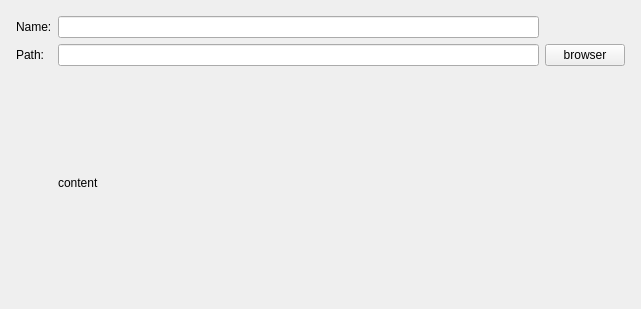
<?xml version="1.0" encoding="UTF-8"?>
<ui version="4.0">
 <class>ProSetPage</class>
 <widget class="QWizardPage" name="ProSetPage">
  <property name="geometry">
   <rect>
    <x>0</x>
    <y>0</y>
    <width>641</width>
    <height>309</height>
   </rect>
  </property>
  <property name="sizePolicy">
   <sizepolicy hsizetype="Preferred" vsizetype="Preferred">
    <horstretch>0</horstretch>
    <verstretch>0</verstretch>
   </sizepolicy>
  </property>
  <property name="windowTitle">
   <string>WizardPage</string>
  </property>
  <layout class="QGridLayout" name="gridLayout_2">
   <item row="0" column="0">
    <layout class="QGridLayout" name="gridLayout">
     <property name="leftMargin">
      <number>5</number>
     </property>
     <property name="topMargin">
      <number>5</number>
     </property>
     <property name="rightMargin">
      <number>5</number>
     </property>
     <property name="bottomMargin">
      <number>5</number>
     </property>
     <item row="0" column="0">
      <widget class="QLabel" name="label">
       <property name="text">
        <string>Name:</string>
       </property>
      </widget>
     </item>
     <item row="0" column="1">
      <widget class="QLineEdit" name="name_lineEdit"/>
     </item>
     <item row="1" column="0">
      <widget class="QLabel" name="label_2">
       <property name="text">
        <string>Path:</string>
       </property>
      </widget>
     </item>
     <item row="1" column="1">
      <widget class="QLineEdit" name="Path_lineEdit"/>
     </item>
     <item row="2" column="1">
      <widget class="QLabel" name="tips_content">
       <property name="text">
        <string>content</string>
       </property>
      </widget>
     </item>
     <item row="1" column="2">
      <widget class="QPushButton" name="pushButton">
       <property name="text">
        <string>browser</string>
       </property>
      </widget>
     </item>
    </layout>
   </item>
  </layout>
 </widget>
 <resources/>
 <connections/>
</ui>
